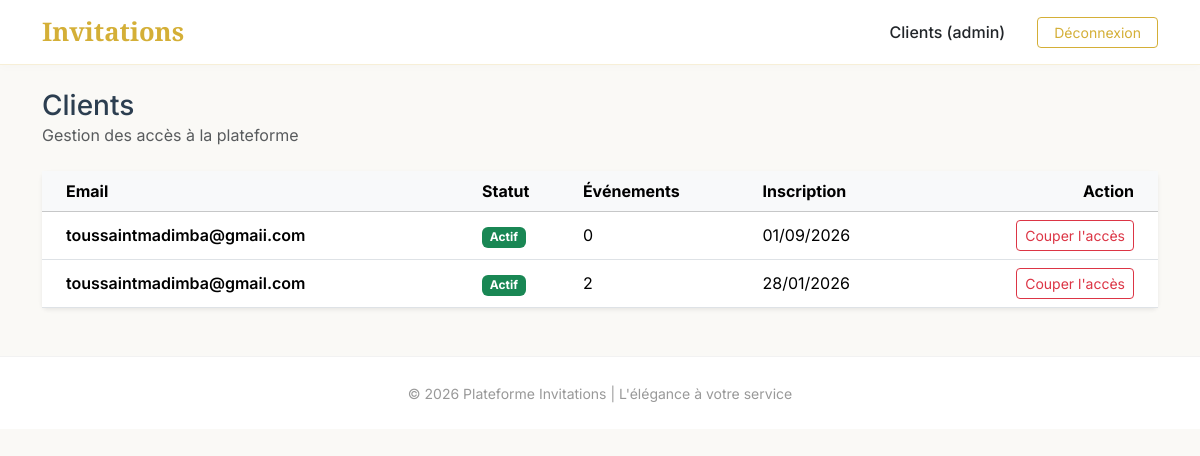
/admin/clients (signed in), run on the app's committed database.
### platform_app/models.py (models this page shows)
class User(UserMixin, db.Model):
    id = db.Column(db.Integer, primary_key=True)
    email = db.Column(db.String(255), unique=True, nullable=False, index=True)
    password_hash = db.Column(db.String(255), nullable=False)
    role = db.Column(db.String(30), nullable=False, default="client")
    is_active = db.Column(db.Boolean, nullable=False, default=True)
    created_at = db.Column(db.DateTime, default=datetime.utcnow)
    events = db.relationship("Event", backref="user", lazy=True)

### platform_app/routes/admin.py (the view)
@bp.get("/clients")
@admin_required
def clients_list():
    clients = (
        db.session.query(User, func.count(Event.id).label("event_count"))
        .outerjoin(Event, Event.user_id == User.id)
        .filter(User.role == "client")
        .group_by(User.id)
        .order_by(User.created_at.desc())
        .all()
    )
    return render_template("admin/clients.html", clients=clients)

### platform_app/routes/admin.py (called while the page is built)
def admin_required(view):
    @wraps(view)
    def wrapped_view(*args, **kwargs):
        if not current_user.is_authenticated or current_user.role != "admin":
            abort(403)
        return view(*args, **kwargs)
    return wrapped_view

### platform_app/templates/admin/clients.html (shortened to what this page needs)
{% extends "partials/_base.html" %}
{% block content %}
<div class="d-flex align-items-center justify-content-between mb-4">
  <div>
    <h3 class="mb-0">Clients</h3>
    <div class="text-muted">Gestion des accès à la plateforme</div>
  </div>
</div>
<div class="card border-0 shadow-sm">
  <div class="table-responsive">
    <table class="table table-hover align-middle mb-0">
      <thead class="table-light">
        <tr>
          <th class="ps-4">Email</th>
          <th>Statut</th>
          <th>Événements</th>
          <th>Inscription</th>
          <th class="text-end pe-4">Action</th>
        </tr>
      </thead>
      <tbody>
        {% for client, event_count in clients %}
          <tr>
            <td class="ps-4 fw-semibold">{{ client.email }}</td>
            <td>
              {% if client.is_active %}
                <span class="badge text-bg-success">Actif</span>
              {% else %}
                <span class="badge text-bg-secondary">Suspendu</span>
              {% endif %}
            </td>
            <td>{{ event_count }}</td>
            <td>{{ client.created_at.strftime('%d/%m/%Y') if client.created_at else '-' }}</td>
            <td class="text-end pe-4">
              <form
                method="post"
                action="{{ url_for('admin.toggle_client_access', user_id=client.id) }}"
                class="d-inline"
                onsubmit='return confirm("{% if client.is_active %}Confirmer la suspension de ce client ?{% else %}Confirmer la réactivation de ce client ?{% endif %}");'
              >
                {% if client.is_active %}
                  <button class="btn btn-sm btn-outline-danger" type="submit">Couper l'accès</button>
                {% else %}
                  <button class="btn btn-sm btn-success" type="submit">Réactiver</button>
                {% endif %}
              </form>
            </td>
          </tr>
        {% else %}
          <tr>
            <td colspan="5" class="text-center py-5 text-muted">Aucun compte client.</td>
          </tr>
        {% endfor %}
      </tbody>
    </table>
  </div>
</div>
{% endblock %}

### platform_app/templates/partials/_base.html (style rules this page uses)
:root { --gold: #D4AF37; --soft-white: #FAF9F6; --dark-navy: #2C3E50; }
body { font-family: 'Inter', sans-serif; background-color: var(--soft-white); color: var(--dark-navy); display: flex; flex-direction: column; min-vh-100; }

### data on the page
User: email "toussaintmadimba@gmaii.com", is_active "Actif", event_count "0", created_at "01/09/2026"
User: email "toussaintmadimba@gmail.com", is_active "Actif", event_count "2", created_at "28/01/2026"
